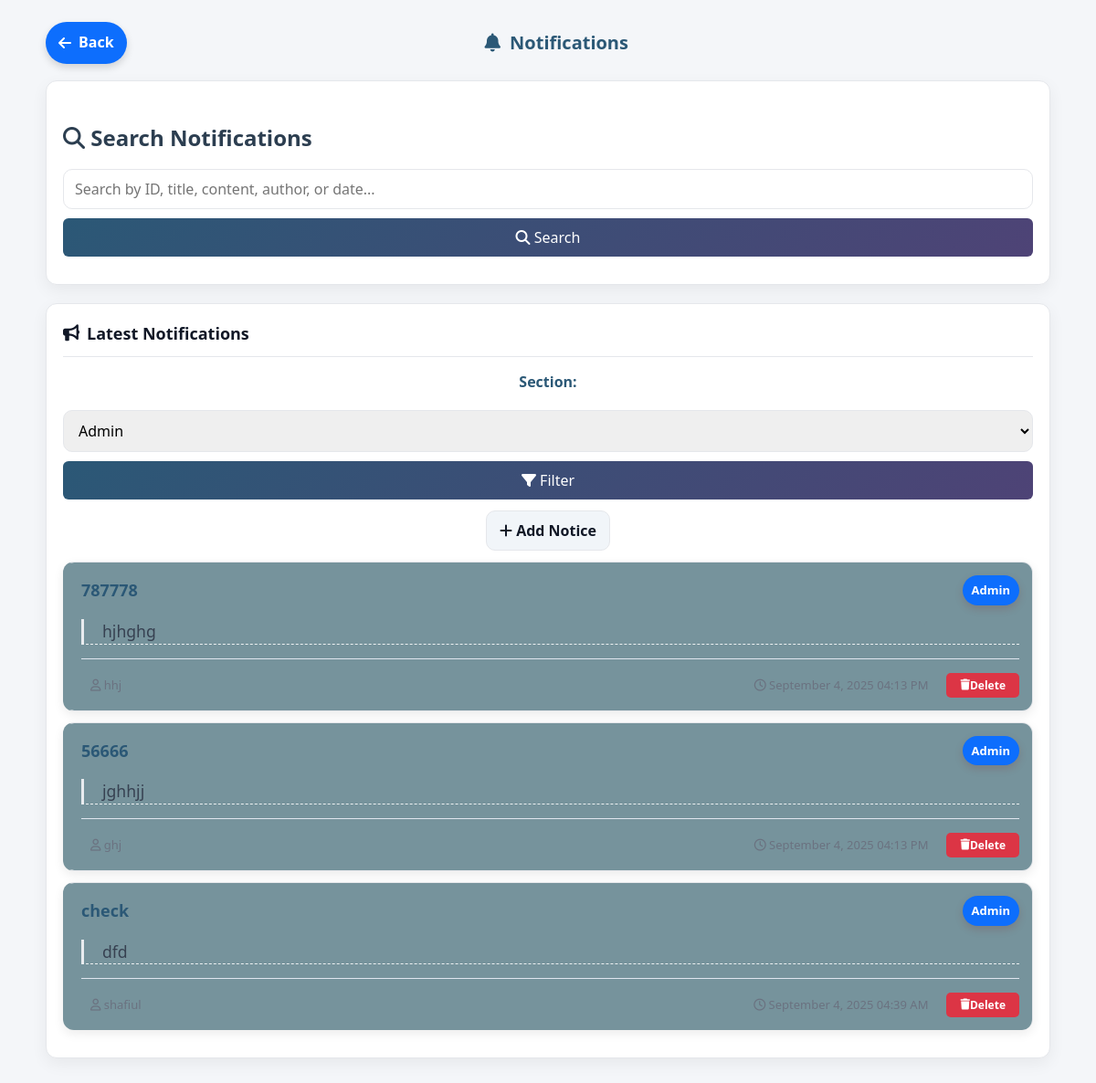
Screenshot of /admin/notification.php (signed in) with the database file from the repository.
### tables this page shows
CREATE TABLE `notice` (
  `id` int(11) NOT NULL,
  `title` varchar(255) NOT NULL,
  `section` varchar(100) NOT NULL,
  `sub_section` varchar(50) DEFAULT NULL,
  `content` text NOT NULL,
  `author` varchar(100) NOT NULL,
  `created_at` timestamp NOT NULL DEFAULT current_timestamp(),
  `viewed` tinyint(1) DEFAULT 0 COMMENT '0=unread, 1=read'
);

### admin/notification.php (the view, shortened to what this page needs)
<?php
require_once '../library/notice.php';
$con = new mysqli(DB_SERVER, DB_USERNAME, DB_PASSWORD, DB_NAME);
$admin_email = $_SESSION['admin_email'] ?? '';
function getUnreadCounts($con, $admin_email) {
    $unreadCounts = [];
    $sections = ['Student', 'Staff', 'Department', 'Faculty', 'Library', 'Account', 'Admin', 'Bank', 'Event'];
    foreach ($sections as $section) {
        $query = "SELECT COUNT(*) as count FROM notice WHERE section = ? AND viewed = 0";
        if ($stmt = $con->prepare($query)) {
            $stmt->bind_param("s", $section);
            $stmt->execute();
            $result = $stmt->get_result();
            $row = $result->fetch_assoc();
            $unreadCounts[$section] = $row['count'];
        }
    }
    $departments = ['BCSE', 'EEE', 'BBA', 'ME', 'ENG', 'MATH', 'CIVIL', 'MBA', 'MHP', 'BSAg', 'BSME', 'BATHM', 'BSN'];
    foreach ($departments as $dept) {
        $query = "SELECT COUNT(*) as count FROM notice WHERE section = 'Department' AND sub_section = ? AND viewed = 0";
        if ($stmt = $con->prepare($query)) {
            $stmt->bind_param("s", $dept);
            $stmt->execute();
            $result = $stmt->get_result();
            $row = $result->fetch_assoc();
            $unreadCounts[$dept] = $row['count'];
        }
    }
    $query = "SELECT COUNT(*) as count FROM update_requests WHERE admin_email = ? AND action = 0";
    if ($stmt = $con->prepare($query)) {
        $stmt->bind_param("s", $admin_email);
        $stmt->execute();
        $result = $stmt->get_result();
        $row = $result->fetch_assoc();
        $unreadCounts['update_request'] = $row['count'];
    }
    return $unreadCounts;
}
$unreadCounts = getUnreadCounts($con, $admin_email);
$search_query = $_POST['search_query'] ?? '';
$show_search_results = false;
$selected_section = $_POST['section'] ?? 'Admin';
$selected_sub_section = $_POST['sub_section'] ?? '';
?>
<!DOCTYPE html>
<html lang="en">
<head>
    <link rel="stylesheet" href="all.css">
    <link rel="stylesheet" href="https://cdnjs.cloudflare.com/ajax/libs/font-awesome/6.5.0/css/all.min.css">
</head>
<body>
<div class="topbar">
    <a href="admin.php" class="back-btn">
    <i class="fa-solid fa-arrow-left"></i> Back
</a>
    <div class="page-title"><i class="fa-solid fa-bell"></i> Notifications</div>
</div>
<div class="panel search-panel">
    <h3><i class="fa-solid fa-search"></i> Search Notifications</h3>
    <form method="post" class="filter-form">
        <input type="search" name="search_query" placeholder="Search by ID, title, content, author, or date..." value="<?php echo htmlspecialchars($search_query); ?>" style="flex: 1;">
        <button type="submit" name="search_notices" class="btn-primary">
            <i class="fa-solid fa-search"></i> Search
        </button>
    </form>
</div>
<?php if (!$show_search_results): ?>
<div class="panel">
    <div class="section-header">
        <div class="section-title">
            <i class="fa-solid fa-bullhorn"></i>
            Latest Notifications
        </div>
    </div>
    <form method="post" class="filter-form">
        <label for="section">Section:</label>
        <select name="section" id="section" onchange="this.form.submit()">
            <?php
            $sections = ['Student', 'Faculty', 'Staff', 'Admin', 'AO', 'Bank', 'Department', 'Event', 'update_request'];
            foreach ($sections as $sec) {
                $sel = ($sec === $selected_section) ? 'selected' : '';
                if ($sec === 'update_request') {
                    $count = $unreadCounts['update_request'] ?? 0;
                } else {
                    $count = $unreadCounts[$sec] ?? 0;
                }
                $badge = $count > 0 ? " <span class='badge'>$count</span>" : "";
                echo "<option value=\"".htmlspecialchars($sec)."\" $sel>".htmlspecialchars($sec).$badge."</option>";
            }
            ?>
        </select>
        <button type="submit" name="notification" class="btn-primary"><i class="fa-solid fa-filter"></i> Filter</button>
    </form>
    <?php if ($selected_section !== 'update_request' && $selected_section !== 'Department' && $selected_section !== 'Event'): ?>
        <div style="text-align:center; margin:12px 0;">
            <form method="post" style="display:inline-block;">
                <button type="submit" name="show_add_notice_form" class="btn-ghost"><i class="fa-solid fa-plus"></i> Add Notice</button>
            </form>
        </div>
    <?php endif; ?>
    <?php
    $notices = [];
    if ($selected_section !== 'update_request') {
        if ($selected_section === 'Department' && !empty($selected_sub_section)) {
            $query1 = "SELECT * FROM notice WHERE section='Department' AND sub_section = ? ORDER BY created_at DESC";
            if ($stmt = $con->prepare($query1)) {
                $stmt->bind_param("s", $selected_sub_section);
                $stmt->execute();
                $result1 = $stmt->get_result();
                while ($row = $result1->fetch_assoc()) {
                    $row['source'] = 'notice';
                    $notices[] = $row;
                }
                $stmt->close();
            }
        } else {
            $query1 = "SELECT * FROM notice WHERE section = ? ORDER BY created_at DESC";
            if ($stmt = $con->prepare($query1)) {
                $stmt->bind_param("s", $selected_section);
                $stmt->execute();
                $result1 = $stmt->get_result();
                while ($row = $result1->fetch_assoc()) {
                    $row['source'] = 'notice';
                    $notices[] = $row;
                }
            }
        }
    }
    if (count($notices) > 0) {
        foreach ($notices as $row) {
            if ($row['source'] === 'notice') {
                $noticeClass = ($row['viewed'] == 0) ? "notice-card unread" : "notice-card read"; ?>
                <div class="<?php echo $noticeClass; ?>">
                    <div class="notice-header">
                        <h3 class="notice-title"><?php echo htmlspecialchars($row['title']); ?></h3>
                        <span class="notice-section">
                            <?php
                            echo htmlspecialchars($row['section']);
                            ?>
                        </span>
                    </div>
                    <div class="notice-content"><?php echo nl2br(htmlspecialchars($row['content'])); ?></div>
                    <div class="notice-footer">
                        <span><i class="fa-regular fa-user"></i> <?php echo htmlspecialchars($row['author']); ?></span>
                        <div class="date-delete-container">
                            <span><i class="fa-regular fa-clock"></i> <?php echo date('F j, Y h:i A', strtotime($row['created_at'])); ?></span>
                            <form method="post" style="display: inline;">
                                <button type="submit" name="delete_notice" class="delete-btn" onclick="return confirm('Are you sure you want to delete this notice?');">
                                    <i class="fa-solid fa-trash"></i> Delete
                                </button>
                            </form>
                        </div>
                    </div>
                </div>
            <?php }
        }
    } else {
        echo "<div class='no-notices'><p>No notifications found.</p></div>";
    }
    ?>
</div>
<?php endif; ?>

### library/library.css (style rules this page uses)
.notice-card { background: white; border-radius: 8px; box-shadow: 0 4px 12px rgba(0,0,0,0.08); padding: 20px; margin-bottom: 25px; border-left: 4px solid #3498db; transition: transform 0.3s ease, box-shadow 0.3s ease; }
.notice-header { display: flex; justify-content: space-between; align-items: center; margin-bottom: 15px; flex-wrap: wrap; }
.notice-title { color: #2c3e50; margin: 0; font-size: 20px; display: flex; align-items: center; gap: 8px; }
.notice-section { background: #e8f4fc; color: #3498db; padding: 4px 12px; border-radius: 20px; font-size: 14px; font-weight: 600; }
.notice-content { color: #34495e; line-height: 1.6; margin-bottom: 15px; padding-bottom: 15px; border-bottom: 1px dashed #ecf0f1; }
.notice-footer { display: flex; justify-content: space-between; font-size: 14px; color: #7f8c8d; }
h3 { color: #2c3e50; margin: 25px 0 15px; font-size: 1.5rem; }
a { color: #3498db; text-decoration: none; transition: all 0.3s ease; }
* { box-sizing: border-box; margin: 0; padding: 0; }
body { font-family: 'Segoe UI', Tahoma, Geneva, Verdana, sans-serif; background: #f9f9ff; }

### admin/all.css (style rules this page uses)
* { margin: 0; padding: 0; box-sizing: border-box; font-family: 'Segoe UI', Tahoma, Geneva, Verdana, sans-serif; }
body { background-color: #f5f7fa; color: #333; }
.page-title { color: #2b5876; font-size: 30px; font-weight: 600; margin: 0; }
.filter-form { display: flex; flex-wrap: wrap; gap: 15px; margin-bottom: 20px; align-items: center; }
.filter-form label { font-weight: 600; color: #2b5876; }
.filter-form select, .filter-form input { padding: 10px; border: 1px solid #ddd; border-radius: 6px; font-size: 16px; }
.filter-form button { background: linear-gradient(135deg, #2b5876, #4e4376); color: white; border: none; padding: 10px 20px; border-radius: 6px; cursor: pointer; font-weight: 500; transition: all 0.3s; }
.notice-card { border-left: 4px solid #4e4376; background: #f8faff; border-radius: 8px; padding: 20px; margin-bottom: 20px; transition: all 0.3s; }
.notice-header { display: flex; justify-content: space-between; align-items: center; margin-bottom: 15px; flex-wrap: wrap; gap: 10px; }
.notice-title { color: #2b5876; font-size: 18px; display: flex; align-items: center; gap: 8px; }
.notice-section { background: #2b5876; color: white; padding: 4px 10px; border-radius: 20px; font-size: 12px; font-weight: 600; }
.notice-content { color: #444; line-height: 1.6; margin-bottom: 15px; }
.notice-footer { display: flex; justify-content: space-between; align-items: center; flex-wrap: wrap; gap: 15px; margin-top: 15px; padding-top: 15px; border-top: 1px solid #e0e6ef; }

### rows the page displays
notice: title "787778", section "Admin", content "hjhghg", author "hhj", created_at "September 4, 2025 04:13 PM"
notice: title "56666", section "Admin", content "jghhjj", author "ghj", created_at "September 4, 2025 04:13 PM"
notice: title "check", section "Admin", content "dfd", author "shafiul", created_at "September 4, 2025 04:39 AM"

### other values shown
form field section "Admin"
